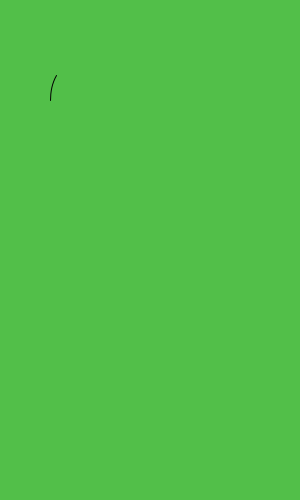
Frame 1 (no input)
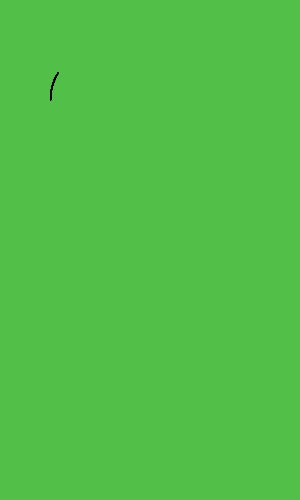
Frame 60 (the mouse pressed at the canvas centre just before this capture)
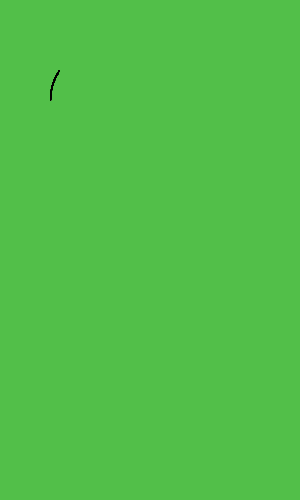
Frame 120 (the mouse held since frame 60 and released just before this capture)

The Processing sketch that drew these frames (run headless with seeded random() and noise(); from frame 60 on, the mouse is pressed at the canvas centre):

// Processing sketch: processing_78189
// ── processing_78189.pde

void setup(){
  size(300,500);
  background(82, 191, 73);
}

void draw(){
  
  int s = second();  // Values from 0 - 59
  int m = minute();  // Values from 0 - 59
  int h = hour();    // Values from 0 - 23

  noFill();
  //arc(100, 100, 100, 100, radians(270), radians(270 + second()*6));
  arc(100, 100, 100, 100, radians(180), radians(180 + second()*3));
  //rect(20, 20, second()*2, 20);
  //println(millis()/1000);
  //println(second());
}
